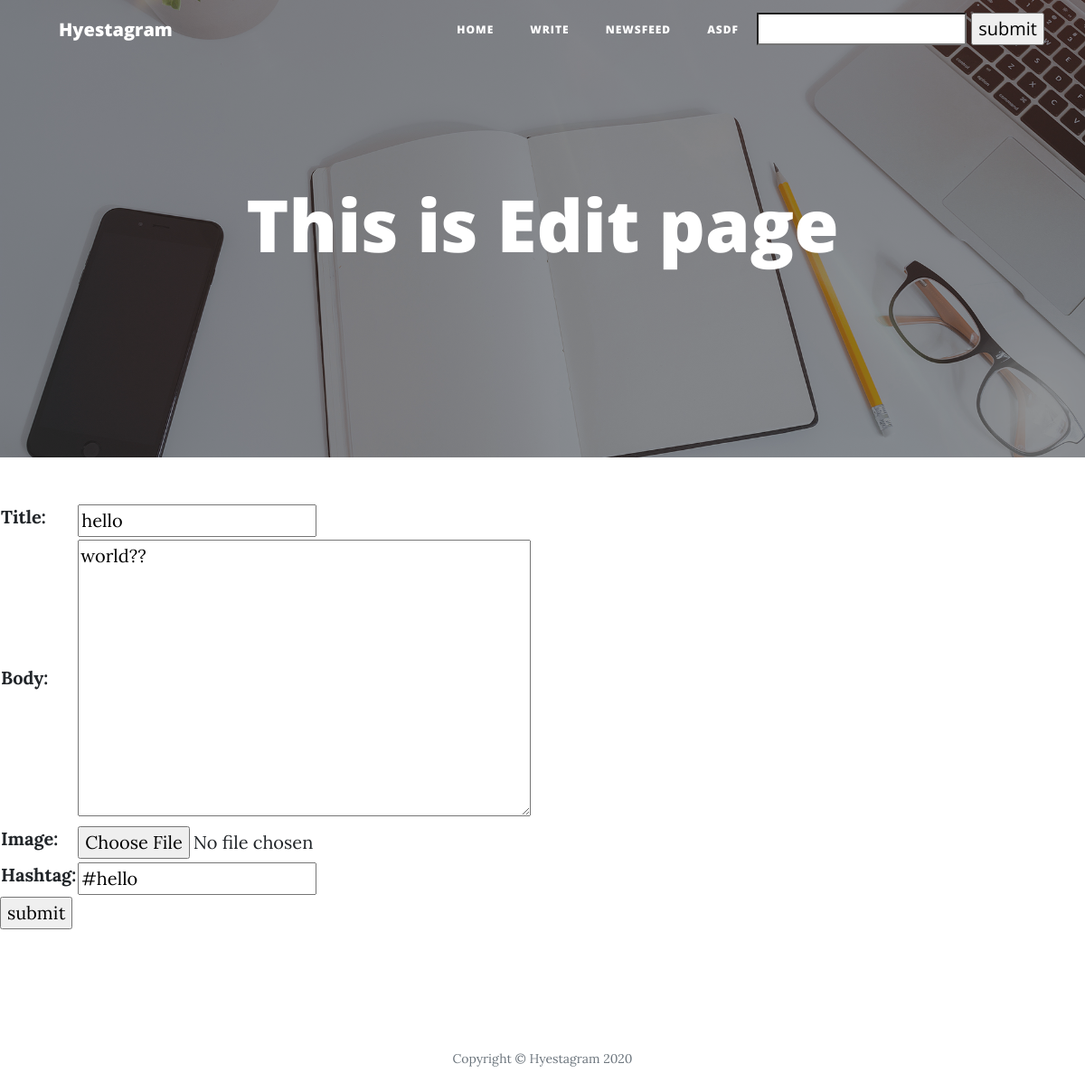
Page /edit/38 (signed in) on the committed database.
### app/models.py (models this page shows, shortened)
class Post(models.Model):
    title = models.CharField(max_length=200)
    date = models.DateTimeField('date published')
    body = models.TextField()
    writer = models.ForeignKey(settings.AUTH_USER_MODEL, on_delete=models.CASCADE, related_name="writer", default="")
    image = models.ImageField(upload_to='images/', blank=True)
    hashtag = models.CharField(max_length=200, blank=True)
    hashtags = models.ManyToManyField('Hashtag', blank=True)
    likes = models.ManyToManyField(settings.AUTH_USER_MODEL, related_name="likes")

### app/views.py (the view)
# urls.py: path('edit/<int:pk>', app.views.edit, name='edit'),
def edit(request, pk):
    edit_post = get_object_or_404(Post, pk=pk)
    if edit_post.writer != request.user:
        return HttpResponse('You can edit your own post')
    if request.method == 'POST':
        form = PostForm(request.POST, request.FILES, instance=edit_post)
        if form.is_valid():
            post = form.save(commit=False)
            post.date = timezone.now()
            post.writer = request.user
            tags = form.cleaned_data['hashtag']
            str_tags = tags.split('#')
            list_tags = list()
            for tag in str_tags:
                hashtag = HashtagForm().save(commit=False)
                if Hashtag.objects.filter(name=tag):
                    list_tags.append(Hashtag.objects.get(name=tag))
                else:
                    hashtag.name = tag
                    hashtag.save()
                    list_tags.append(hashtag)
            post.save()
            post.hashtags.add(*list_tags)
            return redirect('home')
    else:
        form = PostForm(instance=edit_post)
        return render(request, 'app/edit.html', {'form': form})

### app/forms.py
class PostForm(forms.ModelForm):
    class Meta:
        model = Post
        fields = ['title', 'body', 'image', 'hashtag']

### app/templates/app/edit.html (shortened to what this page needs)
{% extends "app/base.html" %}
{% block footer %}
<header class="masthead" style="background-image: url('img/home-bg.jpg')">
<div class="overlay"></div>
<div class="container">
  <div class="row">
    <div class="col-lg-8 col-md-10 mx-auto">
      <div class="site-heading">
        <h1>This is Edit page</h1>
      </div>
    </div>
  </div>
</div>
</header>
<form method='POST' enctype="multipart/form-data">
    <table>
        {{form.as_table}}
    </table>
    <input type='submit', value='submit'>
</form>
{{ block.super }}
{% endblock %}

### app/templates/app/base.html (shortened to what this page needs)
{% load staticfiles %}
<!DOCTYPE html>
<html lang="en">
<head>
  <link href="{% static 'vendor/bootstrap.min.css' %}" rel="stylesheet">
  <link href="{% static 'vendor/all.min.css' %}" rel="stylesheet" type="text/css">
  <link href= "{% static 'css/clean-blog.min.css' %}" rel="stylesheet">
</head>
<body>
{% block nav %}
    <nav class="navbar navbar-expand-lg navbar-light fixed-top" id="mainNav">
    <div class="container">
      <a class="navbar-brand" href="/">Hyestagram</a>
      <div class="collapse navbar-collapse" id="navbarResponsive">
        <ul class="navbar-nav ml-auto">
          <li class="nav-item">
            <a class="nav-link" href="/">Home</a>
          </li>
        {% if user.is_authenticated %}
            <li class="nav-item">
                <a class="nav-link" href="/write">Write</a>
            </li>
            <li class="nav-item">
                <a class="nav-link" href="/news">Newsfeed</a>
            </li>
            <li class="nav-item">
                <a class="nav-link" href="{% url 'user' pk=user.username%}">{{ request.user.username }}</a>
            </li>
        {% endif %}
            <li class="nav-item">
                <form action="{% url 'search' %}" method="GET">
                    <input type="search" name="name">
                    <input type="submit" value="submit">
                </form>
            </li>
        </ul>
      </div>
    </div>
    </nav>
{% endblock %}
{% block footer %}
<footer>
<div class="container">
  <div class="row">
    <div class="col-lg-8 col-md-10 mx-auto">
      <ul class="list-inline text-center">
        <li class="list-inline-item">
          <a href="#">
            <span class="fa-stack fa-lg">
              <i class="fas fa-circle fa-stack-2x"></i>
              <i class="fab fa-twitter fa-stack-1x fa-inverse"></i>
            </span>
          </a>
        </li>
        <li class="list-inline-item">
          <a href="#">
            <span class="fa-stack fa-lg">
              <i class="fas fa-circle fa-stack-2x"></i>
              <i class="fab fa-facebook-f fa-stack-1x fa-inverse"></i>
            </span>
          </a>
        </li>
        <li class="list-inline-item">
          <a href="#">
            <span class="fa-stack fa-lg">
              <i class="fas fa-circle fa-stack-2x"></i>
              <i class="fab fa-github fa-stack-1x fa-inverse"></i>
            </span>
          </a>
        </li>
      </ul>
      <p class="copyright text-muted">Copyright &copy; Hyestagram 2020</p>
    </div>
  </div>
</div>
</footer>
{% endblock %}
</body>
</html>

### rows in the picture
Post: title "hello", body "world??", hashtag "#hello"

### other values in the picture
{{ request.user.username }} "ASDF"
